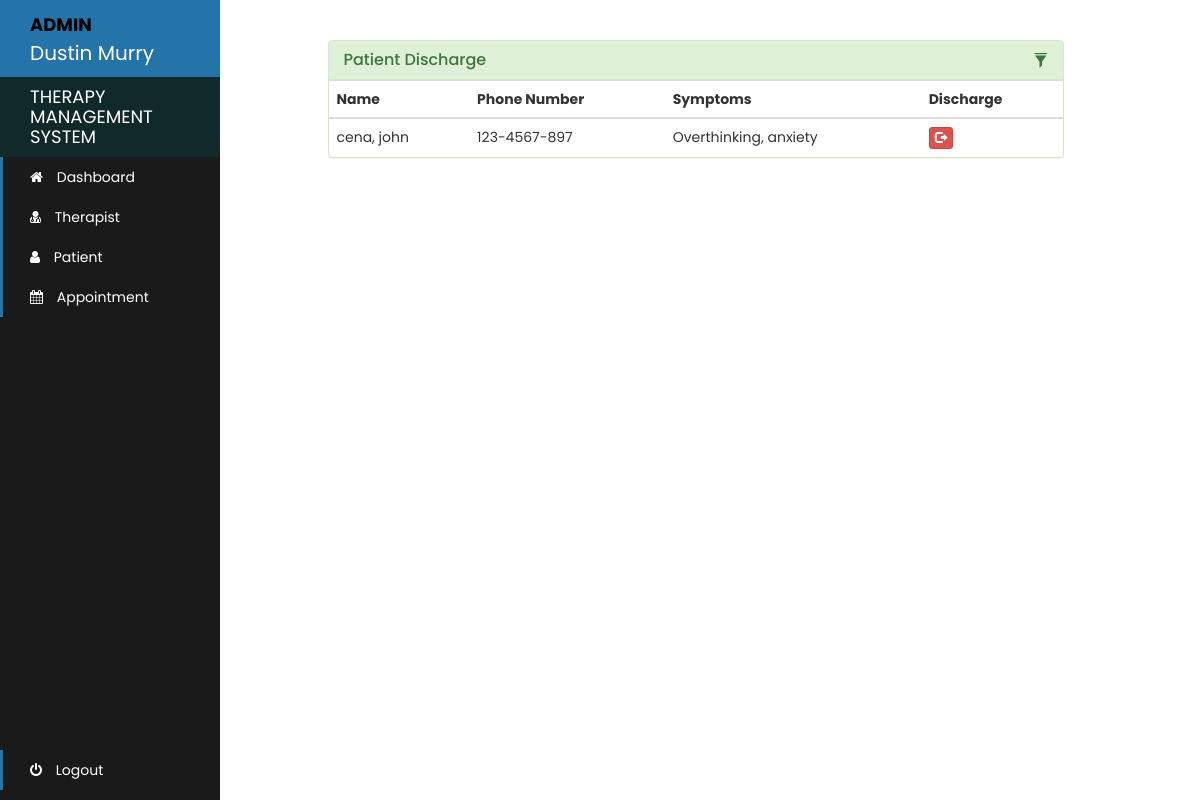
Screenshot of /admin-discharge-patient (signed in) with the database file from the repository.
### therapy/models.py (models this page shows, shortened)
class Patient(models.Model):
    user = models.OneToOneField(User, on_delete=models.CASCADE)
    address = models.CharField(max_length=50)
    phone_number = models.CharField(max_length=20, null=False)
    symptoms = models.CharField(max_length=100, null=False)
    registerDate = models.DateTimeField(auto_now=True)
    status = models.BooleanField(default=False)
    assignedTherapist = models.PositiveIntegerField(null=True)
    def get_name(self):
        return self.user.last_name + ", " + self.user.first_name

### therapy/views.py (the view)
# urls.py: path('admin-discharge-patient', views.admin_discharge_patient_view, name='admin-discharge-patient'),
@login_required(login_url='adminlogin')
@user_passes_test(admin_verified)
def admin_discharge_patient_view(request):
    patients = models.Patient.objects.all().filter(status=True)
    return render(request, 'therapy/admin_discharge_patient.html', {'patients': patients})

### therapy/views.py (called while the page is built)
def admin_verified(user):
    return user.groups.filter(name='ADMIN').exists()

### template/therapy/admin_discharge_patient.html (shortened to what this page needs)
<!DOCTYPE html>
{% load static %}
<html lang="en">
<head>
  <link rel="stylesheet" href="{% static '/style.css' %}">
  <link rel="stylesheet" href="https://maxcdn.bootstrapcdn.com/bootstrap/3.3.7/css/bootstrap.min.css">
</head>
<body>
{% include "therapy/admin_navbar.html" %}
<br><br>
<div class="container">
  <div class="row">
    <div class="col-md-8" style="margin-left: 25%">
      <div class="panel panel-success">
        <div class="panel-heading">
          <h3 class="panel-title">Patient Discharge</h3>
          <div class="pull-right">
            <span class="clickable filter" data-toggle="tooltip" title="Toggle table filter" data-container="body">
              <i class="glyphicon glyphicon-filter"></i>
            </span>
          </div>
        </div>
        <table class="table table-hover" id="p-table">
          <thead>
          <tr>
            <th>Name</th>
            <th>Phone Number</th>
            <th>Symptoms</th>
            <th>Discharge</th>
          </tr>
          </thead>
          <tbody>
          {% for p in patients %}
          <tr>
            <td>
              {{p.get_name}}
            </td>
            <td>
              {{p.phone_number}}
            </td>
            <td>
              {{p.symptoms}}
            </td>
            <td>
              <a class="btn btn-danger btn-xs" href="{% url 'discharge-patient' p.id  %}"><span class="glyphicon glyphicon-log-out"></span></a>
            </td>
          </tr>
          {% endfor %}
          </tbody>
        </table>
      </div>
    </div>
  </div>
</div>
</body>

### template/therapy/admin_navbar.html (shortened to what this page needs)
<!DOCTYPE html>
{% load static %}
<html lang="en">
<head>
  <link rel="stylesheet" href="https://maxcdn.bootstrapcdn.com/bootstrap/3.4.1/css/bootstrap.min.css">
  <link rel="stylesheet" href="https://cdnjs.cloudflare.com/ajax/libs/font-awesome/4.7.0/css/font-awesome.min.css">
</head>
<body>
<div class="sidebar-container">
  <div class="sidebar-logo">
    <span style="color: black; font-weight: bold; font-size: 18px">ADMIN</span><br>{{request.user.first_name}} {{request.user.last_name}}
  </div>
  <ul class="sidebar-navigation">
    <li class="header">Therapy Management System</li>
    <li>
      <a href="/admin-page">
        <i class="fa fa-home" aria-hidden="true"></i> Dashboard
      </a>
    </li>
    <li>
      <a href="/admin-therapist">
        <i class="fa fa-user-md" aria-hidden="true"></i> Therapist
      </a>
    </li>
    <li>
      <a href="/admin-patient">
        <i class="fa fa-user" aria-hidden="true"></i> Patient
      </a>
    </li>
    <li>
      <a href="/admin-appointment">
        <i class="fa fa-calendar" aria-hidden="true"></i> Appointment
      </a>
    </li>
  </ul>
  <ul class="logout">
    <li>
      <a href="/logged-out">
        <i class="fa fa-power-off" aria-hidden="true"></i> Logout
      </a>
    </li>
  </ul>
</div>
</body>
</html>

### static/style.css (style rules this page uses)
* { margin: 0; padding: 0; box-sizing: border-box; font-family: 'Poppins', sans-serif; }

### template/therapy/admin_discharge_patient.html (style rules this page uses)
.row { padding: 0 10px; }
.clickable { cursor: pointer; }
.panel-heading div { margin-top: -18px; font-size: 15px; }
.panel-heading div span { margin-left:5px; }

### template/therapy/admin_navbar.html (style rules this page uses)
.sidebar-container { position: fixed; width: 220px; height: 100%; left: 0; overflow-x: hidden; overflow-y: auto; background: #1a1a1a; color: white; }
.sidebar-logo { padding: 10px 15px 10px 30px; font-size: 20px; background-color: #2574A9; }
.sidebar-navigation { padding: 0; margin: 0; list-style-type: none; position: relative; }
.sidebar-navigation li { background-color: transparent; position: relative; display: inline-block; width: 100%; line-height: 20px; }
.sidebar-navigation li a { padding: 10px 15px 10px 30px; display: block; color: white; }
.sidebar-navigation li .fa { margin-right: 10px; }
.sidebar-navigation li::before { background-color: #2574A9; position: absolute; content: ''; height: 100%; left: 0; top: 0; -webkit-transition: width 0.2s ease-in; transition: width 0.2s ease-in; width: 3px; z-index: -1; }
.sidebar-navigation .header { font-size: 18px; text-transform: uppercase; background-color: rgba(2, 76, 76, 0.3); padding: 10px 15px 10px 30px; }
.sidebar-navigation .header::before { background-color: transparent; }
.logout { position:absolute; left:0; bottom:0; }
.logout li { background-color: transparent; position: relative; display: inline-block; width: 100%; line-height: 20px; }
.logout li a { padding: 10px 15px 10px 30px; display: block; color: white; }
.logout li .fa { margin-right: 10px; }
.logout li::before { background-color: #2574A9; position: absolute; content: ''; height: 100%; left: 0; top: 0; -webkit-transition: width 0.2s ease-in; transition: width 0.2s ease-in; width: 3px; z-index: -1; }

### rows the page displays
Patient: get_name "cena, john", phone_number "123-4567-897", symptoms "Overthinking, anxiety"

### other values shown
{{ request.user.first_name }} "Dustin"
{{ request.user.last_name }} "Murry"
